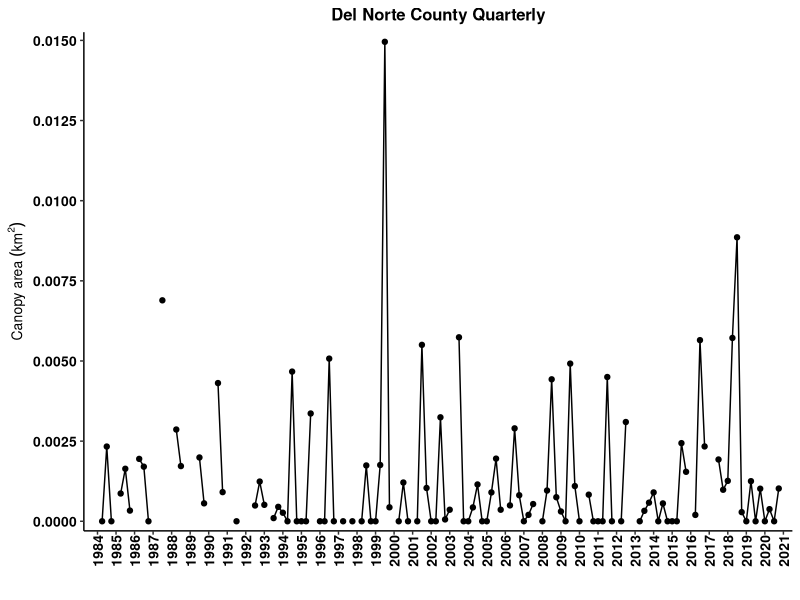
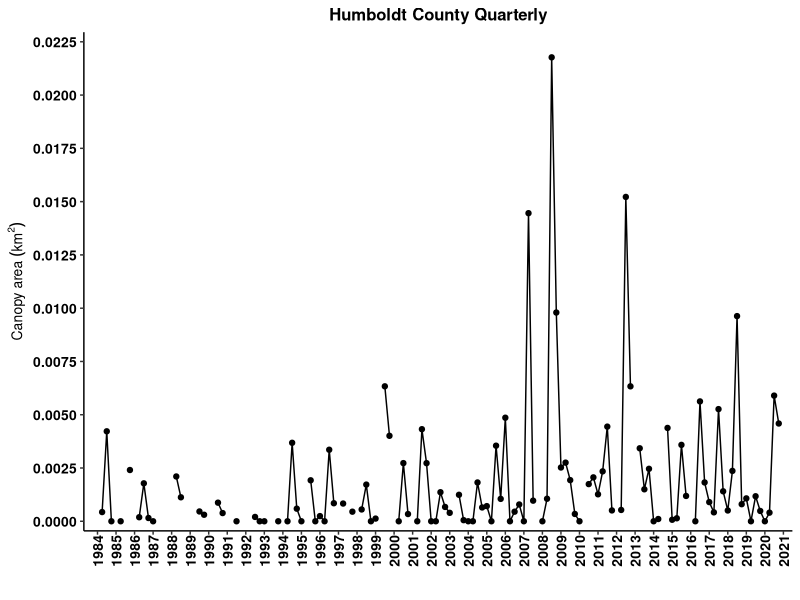
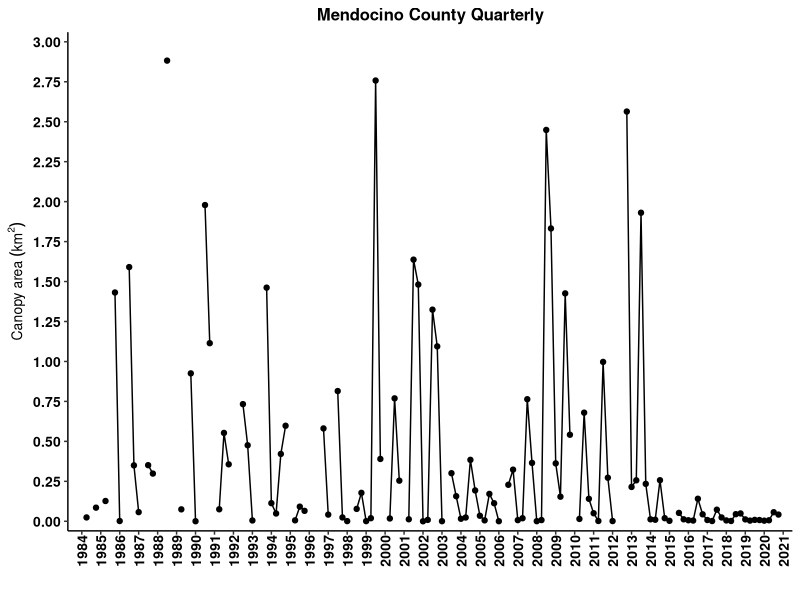
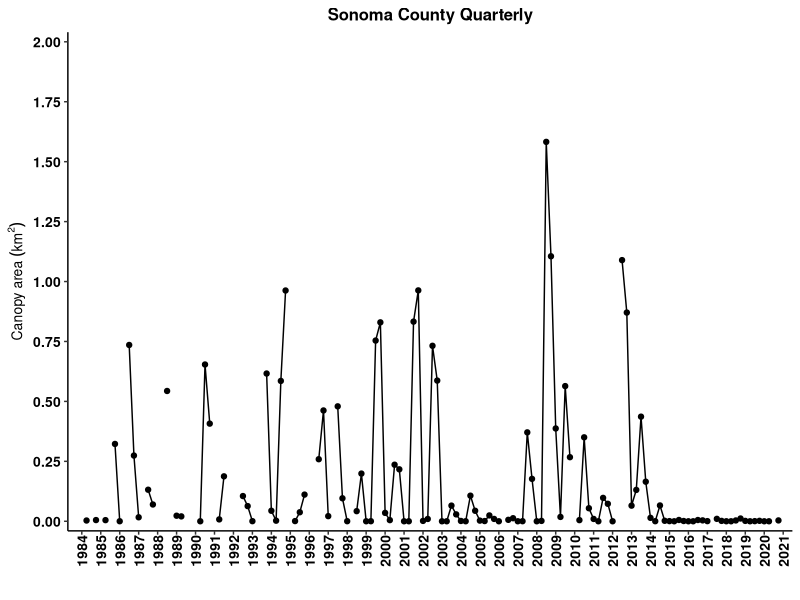
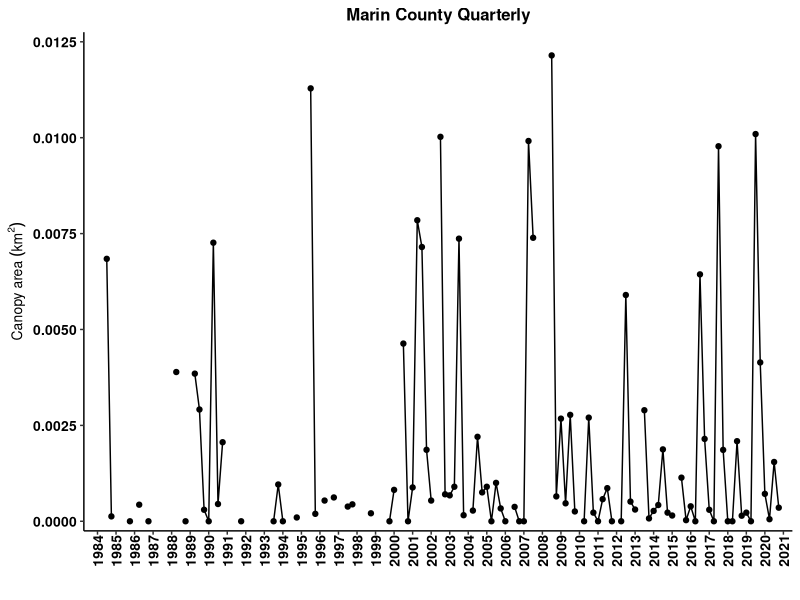
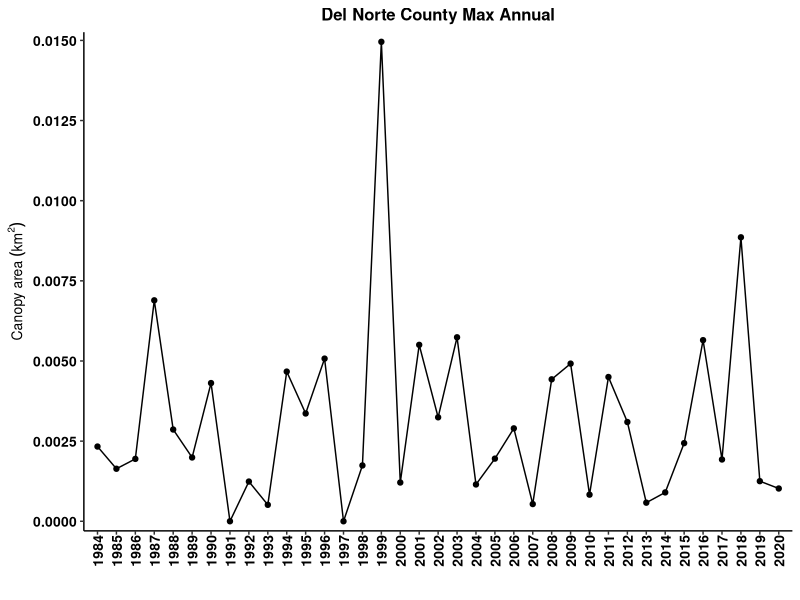
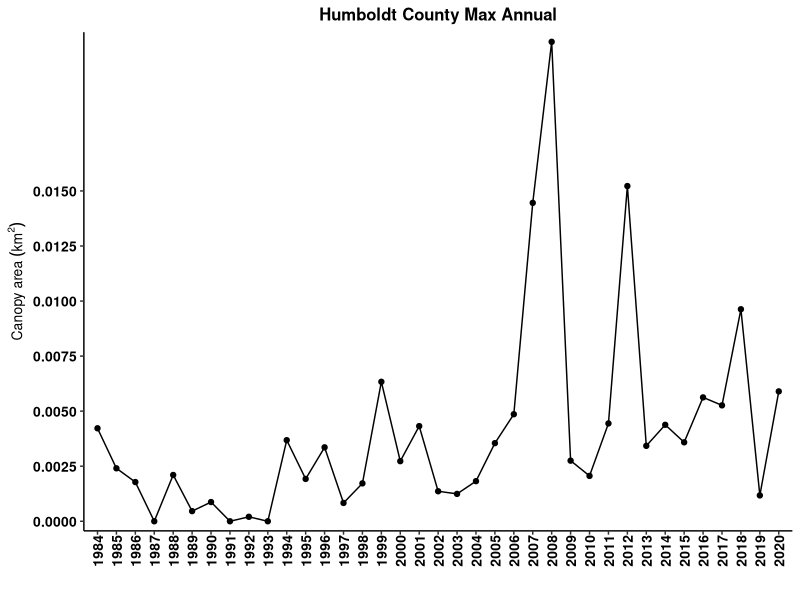
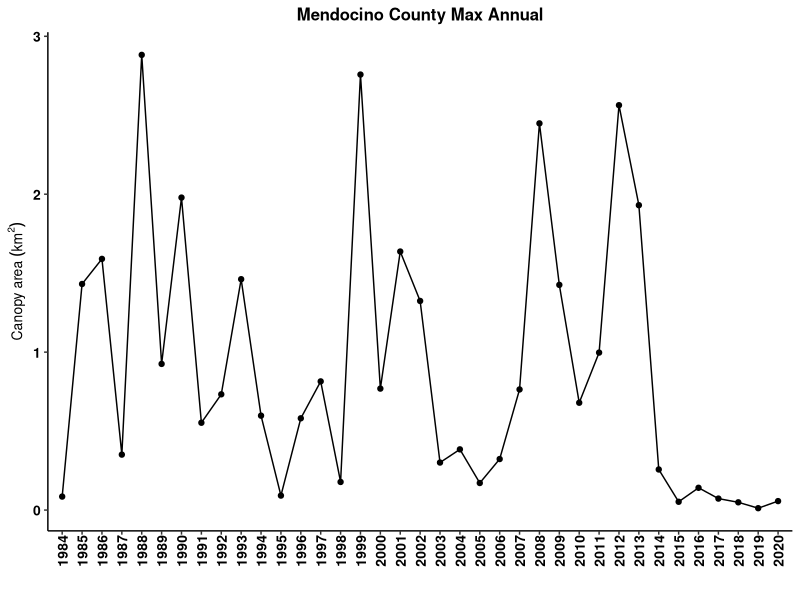

Here is the R script that generated these plots, in order:
## ---- chunk 1
knitr::opts_chunk$set(echo = FALSE, warning=FALSE)
options(knitr.table.format = "latex")
# how to assign username: git config --global user.name "gcontolini"

#### Load libraries ####
library(ggplot2) # plotting
library(ggpubr) # arranging plots
library(scales) # let's you put commas in the axis labels for thousands
library(dplyr) # data manipulations
library(tidyr) # data cleaning
library(readr) # better data reading?
# library(reshape2) 
# library(Rmisc)
library(ncdf4)
library(sf) # ... mapping? 
library(sp) # dnno
library(lubridate) # manipulating dates easily
library(knitr) # to knit the Rmd file
library(kableExtra) # pretty tables
library(bookdown) # pretty table additions

#### ggplot theme ####
my.theme = theme( 
   panel.background = element_blank(), 
   panel.grid.minor.x = element_blank(),
   panel.grid.major.x = element_blank(),
   panel.grid = element_blank(),
   axis.text  = element_text(size=10, face='bold', color='black'), #makes axis labels bigger
   axis.title = element_text(size=10, face="bold"), #makes axis title bigger and bold
   #axis.title.y = element_text(margin=margin(0,10,0,5)), #pushes the y axis title away from the y axis labels
   strip.background = element_blank(),
   #legend.title = element_blank(),
   #legend.text = element_text(size=8),
   legend.background = element_blank(), 
   legend.key = element_blank(), #makes the legend background behind the symbols go away.
   #axis.ticks.x = element_blank()
   axis.line = element_line(color = 'black'), 
   panel.border = element_blank(), # this removes the box around the plot   
   plot.title = element_text(size=12 ,face='bold', hjust = 0.5), # hjust 0.5 makes title centered
   axis.text.x = element_text(size = 10, angle = 90, vjust = 0.5, margin = margin(0,0,5,0)) # rotates x axis labels 90 degrees counter-clockwise, pushes bars onto x axis
)


#### Import data ####
# info on the data: https://sbclter.msi.ucsb.edu/data/catalog/package/?package=knb-lter-sbc.74

# Instructions from Dr. Tom Bell:
# “The output files show the Admin Bed # in the first column and the rest of the columns are quarters from 1984 - 2020. Area is in m2 and biomass is in fresh kg. Missing values (due to lack of imagery or clouds are labelled as -999).”

# Edible seaweed data from CDFW
# edible = read.csv('EdibleSeaweedHarvest_rfm_1-28-21.csv') # edible seaweed harvest. This one has months. That is important.
# kelp = read.csv('KelpHarvest_vers2_rfm_1-28-21.csv') # kelp harvest
## ---- chunk 2
# The loop below takes 5 minutes to run, so I have commented it out and read in the output at the end.

# #### Kelp Biomass and Area Dynamics of state waters by county ####
# #Load Admin Bed Shapefile
# #Place the lat/lon version of the Admin Bed shapefile in your working directory
# county_waters <- st_read('shapefiles/MAN_CA_CountyStateWaters.shp') 
# 
# #Open Kelp NetCDF File and put in your working directory.
# #The file can be found here: https://portal.edirepository.org/nis/mapbrowse?scope=knb-lter-sbc&identifier=74
# nc_data <- nc_open('kelpCanopyFromLandsat_2021.nc')
# # not sure yet how to open it in directly from a URL.
# # apparently this file is too big for the RStudio Cloud server. So we can't use the server. Or wait we just have to use a static .csv.
# 
# #Load necessary variables from NetCDF File
# lon <- ncvar_get(nc_data, 'lon')
# lat <- ncvar_get(nc_data, 'lat')
# years <- ncvar_get(nc_data, 'year')
# quarters <- ncvar_get(nc_data, 'quarter')
# biomass <- ncvar_get(nc_data, 'biomass')
# area <- ncvar_get(nc_data, 'area')
# 
# #Make Coordinate Dataframe
# coords <- data.frame(lon,lat)
# 
# #Create output matrices
# LN = dim(quarters)
# output_biomass <- matrix(ncol=LN, nrow=22)
# output_area <- matrix(ncol=LN, nrow=22)
# 
# # This for() loop takes 5 mins. Sorry. You could run it once and then save the output, but then it wouldn't be linked to the SBCLTER data repository anymore. 
# for(i in 1:22){
# 
#   #Pull shapefile coordinates from each admin bed
#   if (i == 17) {
#     county_coords <- as.data.frame(county_waters[i,]$geometry[[1]][[30]][[1]])
#   } else {
#     county_coords <- as.data.frame(county_waters[i,]$geometry[[1]][[1]][[1]])
#   }
# 
#   #Find the kelp coordinates that exist inside each admin bed polygon
#   kelp_poly <- point.in.polygon(lon, lat, county_coords$V1, county_coords$V2, mode.checked = FALSE)
#   TF <- which(kelp_poly %in% 1)
# 
#   #Extract biomass and area data for each polygon
#   bio_county <- biomass[TF,]
#   area_county <- area[TF,]
# 
#   #Sum biomass and area
#   bio_county_sum <- colSums(bio_county, na.rm = TRUE, dims = 1)
#   area_county_sum <- colSums(area_county, na.rm = TRUE, dims = 1)
# 
#   #Remove Columns w/ >25% No Data (Clouds)
#   #Find all NA values (missing data) in the kelp dataset
#   bio_county_NA = is.na(bio_county)
#   area_county_NA = is.na(area_county)
# 
#   #Find number of kelp pixels in the polygon
#   L = dim(bio_county)
# 
#   #Calculate the percent of NAs for each season
#   bio_county_NA_percent <- colSums(bio_county_NA, na.rm = TRUE)/L[1]
#   area_county_NA_percent <- colSums(area_county_NA, na.rm = TRUE)/L[1]
# 
#   #Find seasons with greater than 20% missing data
#   NA_GT <- which(bio_county_NA_percent > 0.25)
#   NA_GTA <- which(area_county_NA_percent > 0.25)
# 
#   #Set seasons with greater than 20% missing data to -999
#   bio_county_sum[NA_GT] = -999
#   area_county_sum[NA_GTA] = -999
# 
#   #Add summed kelp canopy data to matrix
#   output_biomass[i,] <- bio_county_sum
#   output_area[i,] <- area_county_sum
# 
# }
# 
# #Transpose Quarter and Year data
# quarterst <- t(quarters)
# yearst <- t(years)
# 
# #Add Quarter and Year data to output matrices
# output2_biomass <- rbind(quarterst, output_biomass)
# output3_biomass <- rbind(yearst, output2_biomass)
# output2_area <- rbind(quarterst, output_area)
# output3_area <- rbind(yearst, output2_area)
# 
# #Add county to output matrices
# CountiesNA <- county_waters$County
# Counties <- c(rep(NA,2),CountiesNA)
# output4_biomass <- cbind(Counties, output3_biomass)
# output4_area <- cbind(Counties, output3_area)

output4_area <- read_csv("kelp_canopy_output_ 2021-11-24 .csv")

## ---- chunk 3
canopy_area <- output4_area %>%
   as.data.frame()

# remove first col which is just row numbers
canopy_area[,1] <- NULL

# I want to plot area vs. year.quarter. This means year.quarter needs to be in a column. Currently all cols are separate. This is called wide format. I want tall format.

# create column names
names(canopy_area) <- paste(canopy_area[1,], canopy_area[2,], sep='.') # paste years with quarters to make each col have a unique name.

# rename the ID col for counties
names(canopy_area)[1] <- "county"

# remove first 2 rows since they are not canopy data, just IDs--year and quarter
canopy_area <- canopy_area[-c(1:2),] 

# convert to tall format
canopy_area_tall <- canopy_area %>% 
   pivot_longer(-'county', names_to = 'year.qtr', values_to = 'm2')

# separate year and quarter into two cols
canopy_area_tall <- canopy_area_tall %>%
   separate(col = year.qtr, sep = "[.]", into = c("year","qtr")) # omg. you have to hard bracket the period for some reason. wtf does [^[:alnum:]]+ mean and why aren't brackets used in the example?????? :((

# make number cols numeric
canopy_area_tall$year <- as.numeric(canopy_area_tall$year)
canopy_area_tall$qtr <- as.numeric(canopy_area_tall$qtr)
canopy_area_tall$m2 <- as.numeric(canopy_area_tall$m2)

# make quarters actual quarter decimals for plotting
qtrs <- seq(0,0.75,0.25)
for(i in 1:4) {
   canopy_area_tall$qtr[which(canopy_area_tall$qtr == i)] <- qtrs[i]
}

# add year and quarter to get a continuous time column. Note that the tibble hides the decimals place for no apparent reason but the sum is correct.
canopy_area_tall$year.qtr <- canopy_area_tall$year + canopy_area_tall$qtr

# Change negative area to NA
canopy_area_tall$m2[which(canopy_area_tall$m2 < 0)] = NA

# Convert m2 to km2
canopy_area_tall$km2 = canopy_area_tall$m2 / 1e6
## ---- chunk 4
# All quarters
expand.a.little = 0.02
##Del Norte
ggplot(canopy_area_tall[which(canopy_area_tall$county == 'Del Norte'),], aes(x = year.qtr, y = km2)) +
   geom_point() +
   geom_line() +
   scale_x_continuous(breaks = 1984:2021, expand = c(expand.a.little,0)) +
   scale_y_continuous(breaks = seq(0, 0.015, 0.0025), expand = c(expand.a.little,0)) +
   labs(x = '',  y =  bquote('Canopy area'~(km^2))) +
   ggtitle('Del Norte County Quarterly') +
   my.theme

## Humboldt
ggplot(canopy_area_tall[which(canopy_area_tall$county == 'Humboldt'),], aes(x = year.qtr, y = km2)) +
   geom_point() +
   geom_line() +
   scale_x_continuous(breaks = 1984:2021, expand = c(expand.a.little,0)) +
   scale_y_continuous(limits = c(0,0.0225), breaks = seq(0, 0.025, 0.0025), expand = c(expand.a.little,0)) +
   labs(x = '',  y =  bquote('Canopy area'~(km^2))) +
   ggtitle('Humboldt County Quarterly') +
   my.theme

## Mendocino
ggplot(canopy_area_tall[which(canopy_area_tall$county == 'Mendocino'),], aes(x = year.qtr, y = km2)) +
   geom_point() +
   geom_line() +
   scale_x_continuous(breaks = 1984:2021, expand = c(expand.a.little,0)) +
   scale_y_continuous(limits = c(0,3), breaks = seq(0, 3, 0.25), expand = c(expand.a.little,0)) +
   labs(x = '', y =  bquote('Canopy area'~(km^2))) +
   ggtitle('Mendocino County Quarterly') +
   my.theme

## Sonoma
ggplot(canopy_area_tall[which(canopy_area_tall$county == 'Sonoma'),], aes(x = year.qtr, y = km2)) +
   geom_point() +
   geom_line() +
   scale_x_continuous(breaks = 1984:2021, expand = c(expand.a.little,0)) +
   scale_y_continuous(limits = c(0,2), breaks = seq(0, 2, 0.25), expand = c(expand.a.little,0)) +
   labs(x = '', y =  bquote('Canopy area'~(km^2))) +
   ggtitle('Sonoma County Quarterly') +
   my.theme

## Marin
ggplot(canopy_area_tall[which(canopy_area_tall$county == 'Marin'),], aes(x = year.qtr, y = km2)) +
   geom_point() +
   geom_line() +
   scale_x_continuous(breaks = 1984:2021, expand = c(expand.a.little,0)) +
   scale_y_continuous(limits = c(0, 0.0125), breaks = seq(0, 0.0125, 0.0025), expand = c(expand.a.little,0)) +
   labs(x = '', y =  bquote('Canopy area'~(km^2))) +
   ggtitle('Marin County Quarterly') +
   my.theme
## ---- chunk 5
# Maximum canopy area. in each year and county, find the maximum km2 value.
canopy_area_max_annual <- canopy_area_tall %>%
  group_by(county, year) %>%
  summarise(max.km2 = max(km2, na.rm = T), .groups = 'drop')

##Del Norte
ggplot(canopy_area_max_annual[which(canopy_area_max_annual$county == 'Del Norte'),], aes(x = year, y = max.km2)) +
   geom_point() +
   geom_line() +
   scale_x_continuous(breaks = 1984:2021, expand = c(expand.a.little,0)) +
   scale_y_continuous(breaks = seq(0, 0.015, 0.0025), expand = c(expand.a.little,0)) +
   labs(x = '',  y =  bquote('Canopy area'~(km^2))) +
   ggtitle('Del Norte County Max Annual') +
   my.theme 

## Humboldt
ggplot(canopy_area_max_annual[which(canopy_area_max_annual$county == 'Humboldt'),], aes(x = year, y = max.km2)) +
   geom_point() +
   geom_line() +
   scale_x_continuous(breaks = 1984:2021, expand = c(expand.a.little,0)) +
   scale_y_continuous(breaks = seq(0, 0.015, 0.0025), expand = c(expand.a.little,0)) +
   labs(x = '',  y =  bquote('Canopy area'~(km^2))) +
   ggtitle('Humboldt County Max Annual') +
   my.theme 

## Mendocino
ggplot(canopy_area_max_annual[which(canopy_area_max_annual$county == 'Mendocino'),], aes(x = year, y = max.km2)) +
   geom_point() +
   geom_line() +
   scale_x_continuous(breaks = 1984:2021, expand = c(expand.a.little,0)) +
   #scale_y_continuous(breaks = seq(0, 0.015, 0.0025), expand = c(0.05,0)) +
   labs(x = '',  y =  bquote('Canopy area'~(km^2))) +
   ggtitle('Mendocino County Max Annual') +
   my.theme 

## Sonoma
ggplot(canopy_area_max_annual[which(canopy_area_max_annual$county == 'Sonoma'),], aes(x = year, y = max.km2)) +
   geom_point() +
   geom_line() +
   scale_x_continuous(breaks = 1984:2021, expand = c(expand.a.little,0)) +
   #scale_y_continuous(breaks = seq(0, 0.015, 0.0025), expand = c(0.05,0)) +
   labs(x = '',  y =  bquote('Canopy area'~(km^2))) +
   ggtitle('Sonoma County Max Annual') +
   my.theme 

## Marin
ggplot(canopy_area_max_annual[which(canopy_area_max_annual$county == 'Marin'),], aes(x = year, y = max.km2)) +
   geom_point() +
   geom_line() +
   scale_x_continuous(breaks = 1984:2021, expand = c(expand.a.little,0)) +
   #scale_y_continuous(breaks = seq(0, 0.015, 0.0025), expand = c(0.05,0)) +
   labs(x = '',  y =  bquote('Canopy area'~(km^2))) +
   ggtitle('Marin County Max Annual') +
   my.theme 
## ---- chunk 6

## ---- chunk 7
qtr_max_county <- canopy_area_tall %>%
  group_by(county, year) %>% # group by county and year
  slice(which.max(km2)) %>% # find the maximum km2 value
  subset(select = -year.qtr) %>% # remove year.qtr col
  transmute(quarter = qtr*4+1) # change quarters from decimals to 1,2,3,4

# Count how many quarters are the max per year per county
n_max_qtrs_county <- qtr_max_county %>%
  group_by(county, quarter) %>%
  summarise(number = length(quarter), .groups = 'drop') %>%
  filter(county %in% c('Del Norte', 'Humboldt', 'Mendocino', 'Sonoma'))


kable(n_max_qtrs_county
      , digits = 2
      , booktabs = TRUE
      , row.names = FALSE
      , align = 'c'
      , linesep = ''
      , caption = 'Number of quarters with maximum annual canopy area'
) %>%
  kable_styling(latex_options = 'hold_position') # otherwise the table moves in the pdf
      
